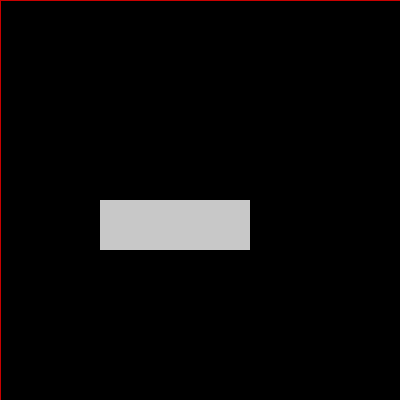
Frame 1 (no input)
Frame 60 (the mouse pressed at the canvas centre just before this capture): identical to frame 1, image omitted
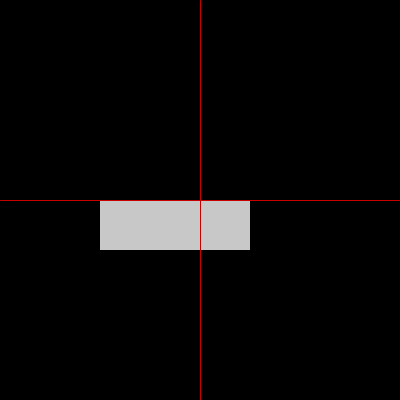
Frame 120 (the mouse held since frame 60 and released just before this capture)

The Processing sketch that drew these frames (run headless with seeded random() and noise(); from frame 60 on, the mouse is pressed at the canvas centre):

// Processing sketch: ej07c_botones_rectangulares
// ── ej07c_botones_rectangulares.pde

// botones rentangulares -> determinar una zona rectangular
//
/*
  OPERADORES LOGICOS
 
 && == AND (sumar condiciones)
 || == OR  (una condicion o la otra)
 !  == NOT (lo contrario de la condicion)
 
 */

boolean estoyDentroDelRect = true;
float x, y, ancho, alto;
color bg = color(0);

void setup() {
  size( 400, 400 );

  x = 100;
  y = 200;
  ancho = 150;
  alto = 50;
}

void draw() {
  background( bg );

  //
  estoyDentroDelRect = ( mouseX > x ) && ( mouseX < x+ancho ) && ( mouseY > y) && ( mouseY < y+alto);
  //

  //estado mouseOver del boton rectangular
  if ( estoyDentroDelRect ) {
    fill( 100 );
  } else {
    fill( 200 );
  }
  noStroke();
  rect( x, y, ancho, alto );

  //debug
  stroke( 200, 0, 0 );
  line( mouseX, 0, mouseX, height );
  line( 0, mouseY, width, mouseY );
}

void mousePressed() {
  //if( estoyDentroDelRect ){
  if ( ( mouseX > x ) && ( mouseX < x+ancho ) && ( mouseY > y) && ( mouseY < y+alto) ) {
    bg = color( 0, random(100, 200), 0 );  //tonos de verde random
  }
}
